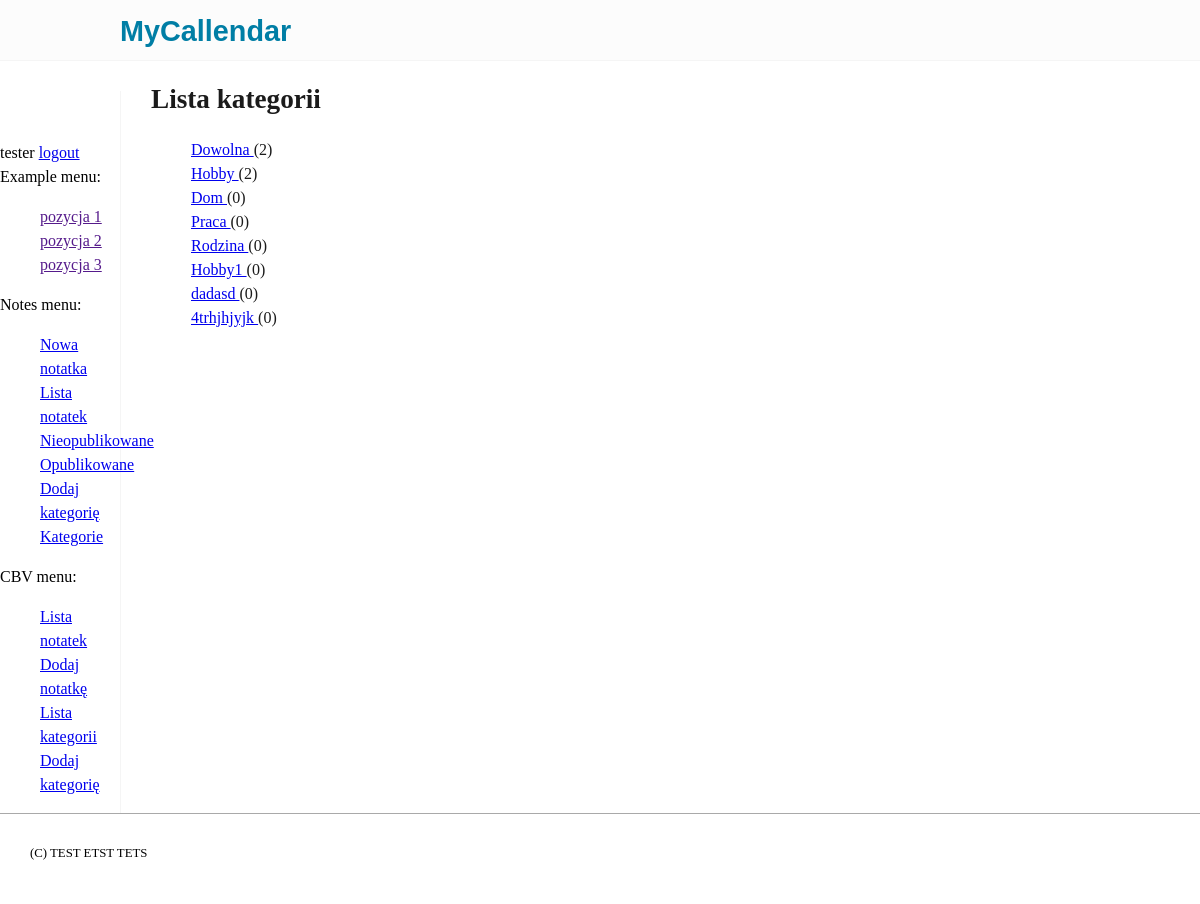
Page /notes/categories/ (signed in) on the committed database.
### notes/models.py (models this page shows, shortened)
class Category(models.Model):
    name = models.CharField(max_length=30, unique=True)
    class Meta:
        verbose_name = "Kategoria"
        verbose_name_plural = "Kategorie"

### notes/views.py (the view)
# urls.py: path('categories/', views.category_list, name='notes_category_list'),
@permission_required('notes.view_category', raise_exception=True)
@permission_required('notes.add_category', raise_exception=True)
def category_list(request):
    categories = Category.objects.all()
    ctx = {'categories': categories}
    return render(request, 'notes/category_list.html', ctx)

### notes/templates/notes/category_list.html (shortened to what this page needs)
{% extends 'examples/base.html' %}
{% block main_content %}
<h1> Lista kategorii</h1>
<ul>
    {% for i in categories %}
    <li> <a href="{% url 'notes_category_detail' i.id %}">{{ i.name }} </a>({{ i.note_set.count }})</li>
    {% endfor %}
</ul>
{% endblock %}

### examples/templates/examples/base.html (shortened to what this page needs)
{% load static %}
<!DOCTYPE html>
<html>
<head>
    <link rel="stylesheet" href="{% static 'examples/css/style.css' %}">
</head>
<body>
  <div id="header"> <div id="logo"><strong>MyCallendar</strong></div></div>
  <div id="wrapper">
    <div id="menu">
        {% if user.is_authenticated %} {{ user.username }} <a href="{% url 'logout' %}"> logout</a>
        {% else %} <a href="{% url 'login' %}"> Login</a> {% endif %}
        {% include 'examples/menu.html' %}
        {% include 'notes/menu.html' %}
     </div>
    <div id="main_content">
        {% block main_content %}{% endblock %}
    </div>
  <div>
  <div id="footer">{% block footer %}(C) TEST ETST TETS {% endblock %}</div>
</body>
</html>

### examples/static/examples/css/style.css (style rules this page uses)
body { width:100%; border:0; margin:0; padding:0; font-size:16px; line-height:1.5; }
#header { background-color: #fcfcfc; border-bottom:1px solid #f5f5f5; width:100%; height:60px; }
#logo { margin-left:10%; padding-top:10px; font-family:sans-serif; color: #007ea5; font-size:1.8em; }
#menu { margin-top:30px; padding-top:50px; float:left; width:10%; border-right:1px solid #f5f5f5; }
#main_content { float:left; width:85%; padding-left:30px; color: #1b1b1b; }
#footer { border-top:1px solid #a9a9a9; height:60px; padding-left:30px; padding-top:30px; font-size:0.8em; font-color: #1b1b1b; }
h1,h2,h3, { font-family: sans-serif; color: #1b1b1b; }
h1 { font-size:1.7rem; }
ul { list-style: none; }

### rows in the picture
Category: name "Dowolna", note_set.count "2"
Category: name "Hobby", note_set.count "2"
Category: name "Dom", note_set.count "0"
Category: name "Praca", note_set.count "0"
Category: name "Rodzina", note_set.count "0"
Category: name "Hobby1", note_set.count "0"
Category: name "dadasd", note_set.count "0"
Category: name "4trhjhjyjk", note_set.count "0"

### other values in the picture
{{ user.username }} "tester"
